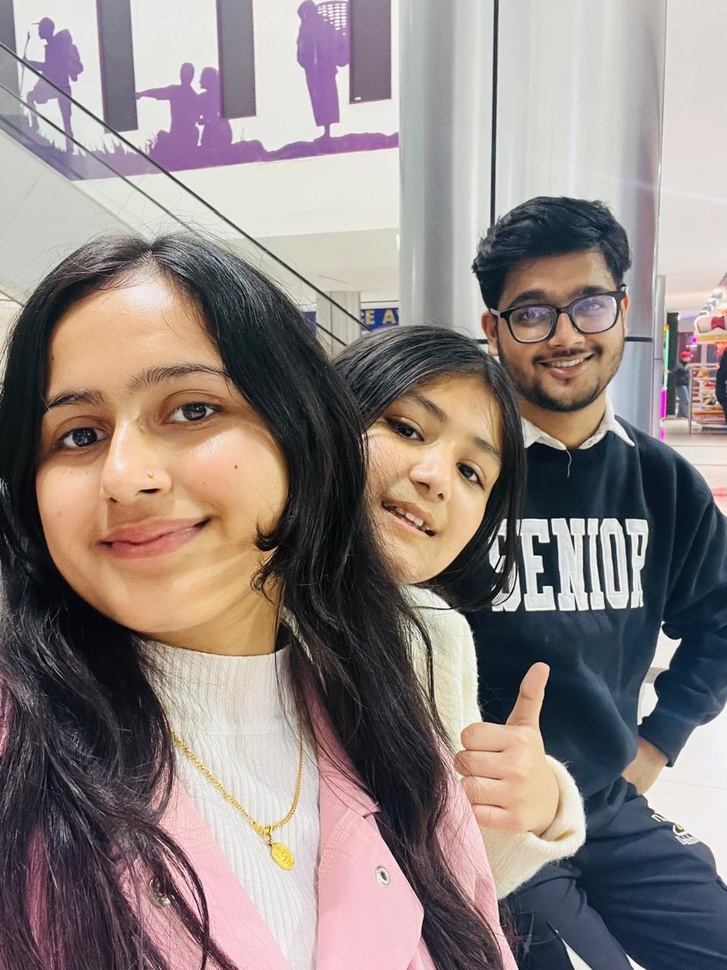
#> input picture test2.jpeg, 727 x 970 px, shrunk from 959 x 1280 before the run
$ python 'image negative.py'
#> lines starting #> are read from the running program, lines starting #| are printed output that depends on the picture
import cv2

# Read image
img = cv2.imread("test2.jpeg")
#> img is the input picture: shape (970, 727, 3); mean B, G, R 129, 131.5, 142.8

# Create negative
negative = 255 - img
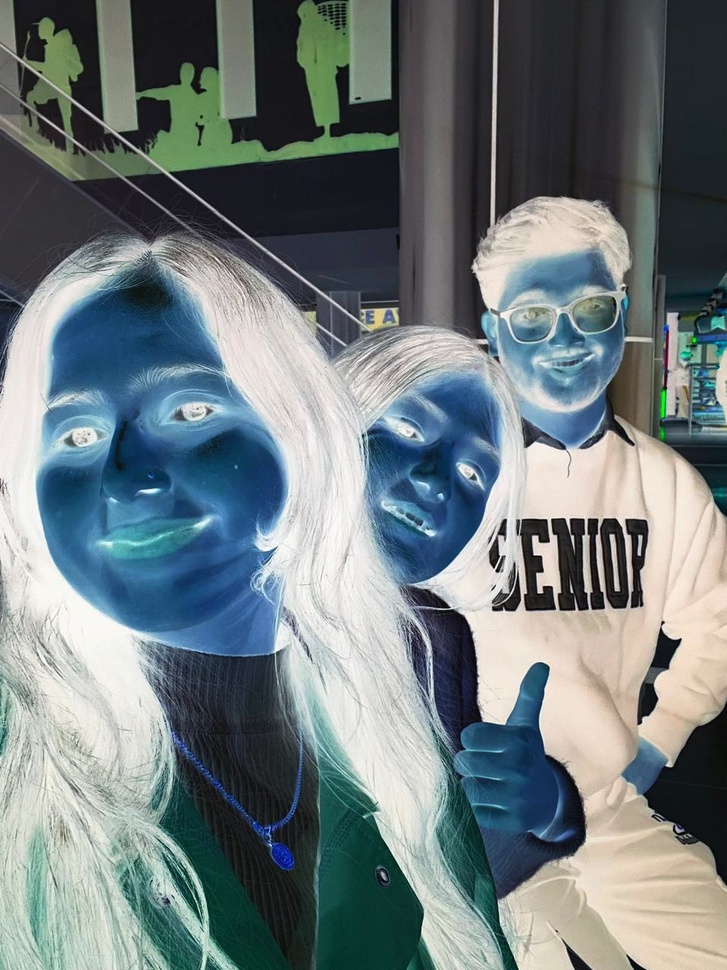
#> negative: shape (970, 727, 3); mean B, G, R 126, 123.5, 112.2

# Save and show
cv2.imwrite("negative2.jpeg", negative)
cv2.imshow("Negative Image", negative)
cv2.waitKey(0)
cv2.destroyAllWindows()

$ run again, with negative.jpeg copied over test2.jpeg
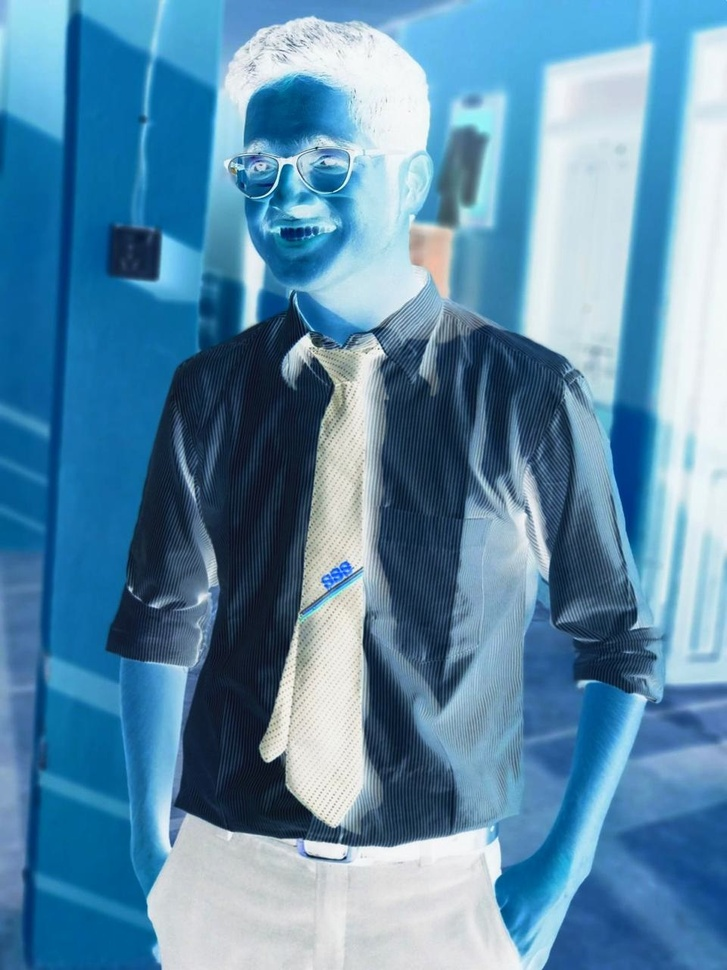
#> input picture negative.jpeg, 727 x 970 px, shrunk from 960 x 1280 before the run
#> img is the input picture: shape (970, 727, 3); mean B, G, R 170, 138.9, 91.6
#> `negative = 255 - img`:
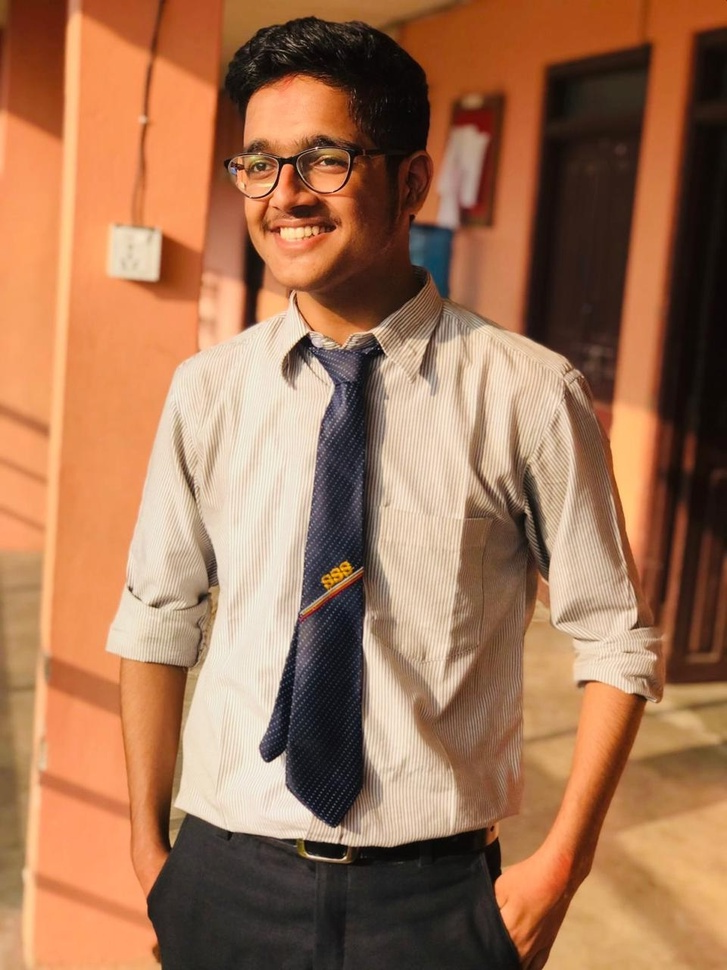
#> negative: shape (970, 727, 3); mean B, G, R 85, 116.1, 163.4

$ run again, with test.jpeg copied over test2.jpeg
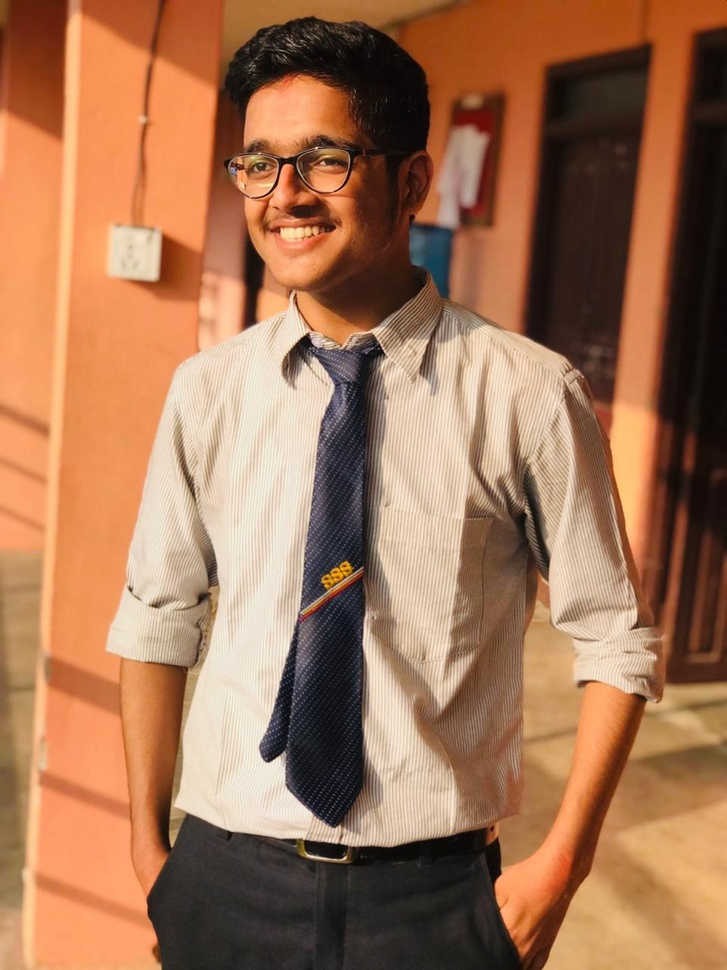
#> input picture test.jpeg, 727 x 970 px, shrunk from 960 x 1280 before the run
#> img is the input picture: shape (970, 727, 3); mean B, G, R 85, 116.1, 163.4
#> `negative = 255 - img`:
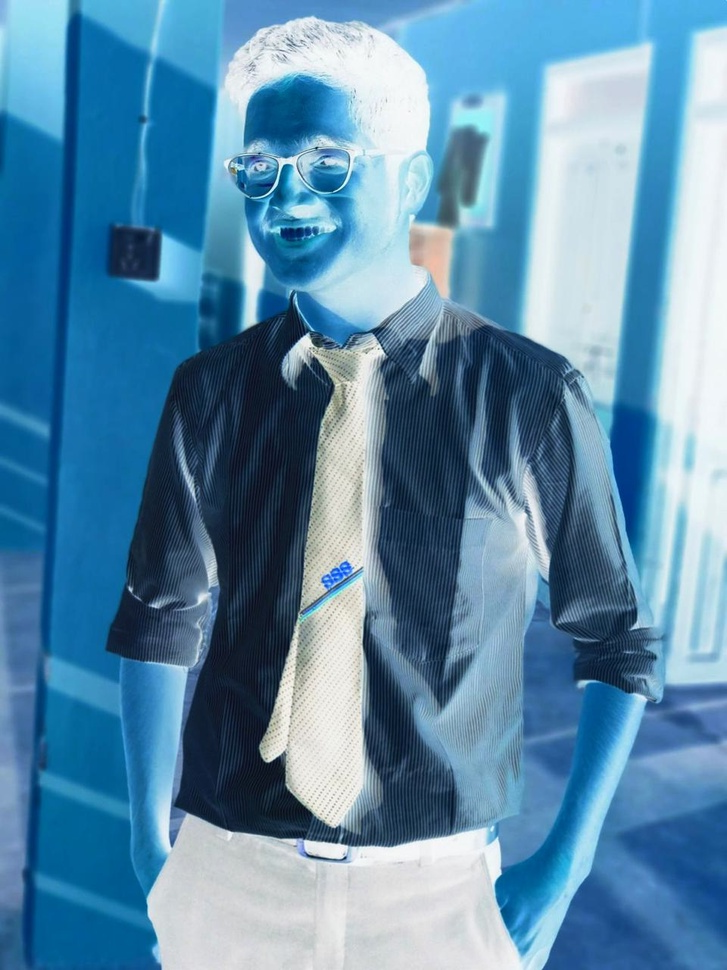
#> negative: shape (970, 727, 3); mean B, G, R 170, 138.9, 91.6
